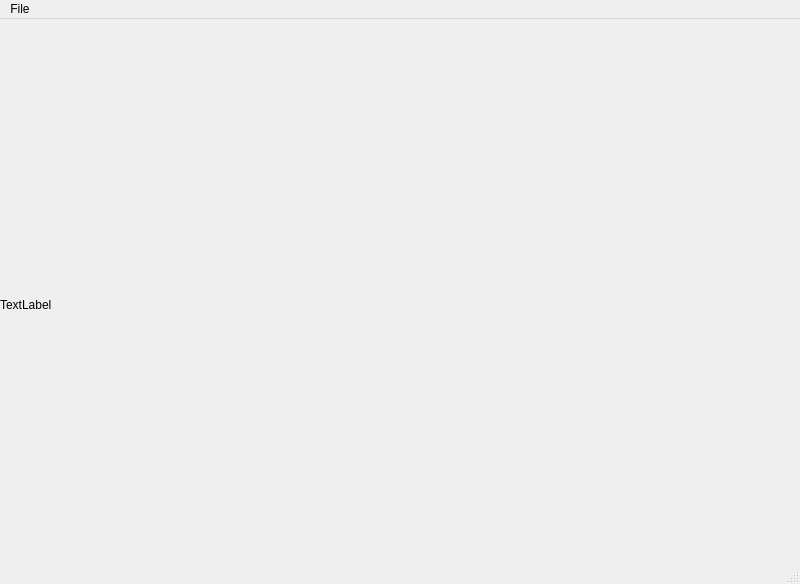
<?xml version="1.0" encoding="UTF-8"?>
<ui version="4.0">
 <class>MainWindow</class>
 <widget class="QMainWindow" name="MainWindow">
  <property name="geometry">
   <rect>
    <x>0</x>
    <y>0</y>
    <width>800</width>
    <height>584</height>
   </rect>
  </property>
  <property name="windowTitle">
   <string>MainWindow</string>
  </property>
  <widget class="QWidget" name="centralwidget">
   <widget class="QLabel" name="label">
    <property name="geometry">
     <rect>
      <x>0</x>
      <y>0</y>
      <width>801</width>
      <height>571</height>
     </rect>
    </property>
    <property name="text">
     <string>TextLabel</string>
    </property>
   </widget>
  </widget>
  <widget class="QMenuBar" name="menubar">
   <property name="geometry">
    <rect>
     <x>0</x>
     <y>0</y>
     <width>800</width>
     <height>22</height>
    </rect>
   </property>
   <widget class="QMenu" name="menuFile">
    <property name="title">
     <string>File</string>
    </property>
    <addaction name="actionOpen"/>
   </widget>
   <addaction name="menuFile"/>
  </widget>
  <widget class="QStatusBar" name="statusbar"/>
  <action name="actionOpen">
   <property name="text">
    <string>Open</string>
   </property>
  </action>
 </widget>
 <resources/>
 <connections/>
</ui>
